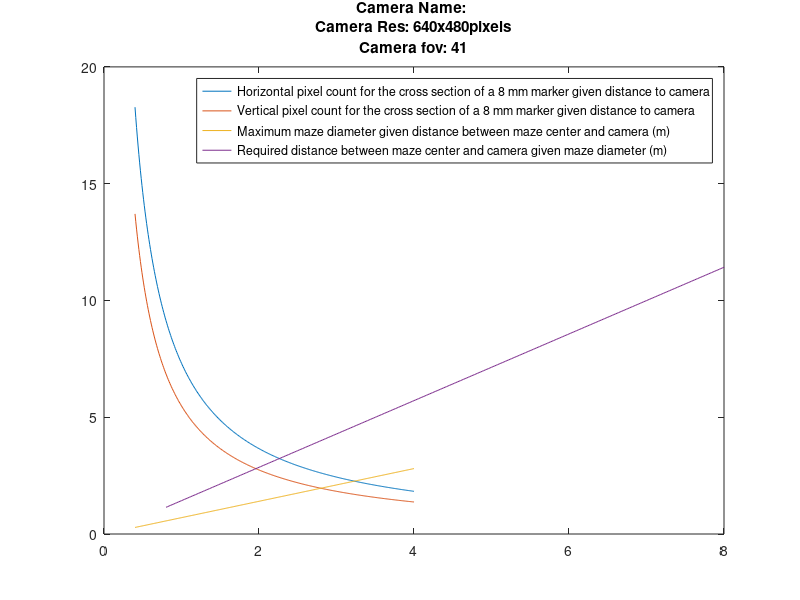

Write the MATLAB code that produced this figure.

%% Mcam
cam(1).hpx = 953;
cam(1).vpx = 881;
cam(1).msize = 8; %mm
cam(1).fov = 41;

%%18w
cam(2).hpx = 1664;
cam(2).vpx = 1088;
cam(2).msize = 8; %mm
cam(2).fov = 51;


%%p17w
cam(3).hpx = 1664;
cam(3).vpx = 1088;
cam(3).msize = 8; %mm
cam(3).fov = 70;


%%p41
cam(4).name = 'Prime 41';
cam(4).hpx=2048;
cam(4).vpx=2048;
cam(4).msize=5;
cam(4).fov = 51;

cam(5).name = 'Prime 13';
cam(5).hpx=1280;
cam(5).vpx=1024;
cam(5).msize= 8;
cam(5).fov = 56;


%% vcam
cam(5).name = 'vcam';
cam(6).hpx = 640;
cam(6).vpx = 480;
cam(6).msize = 8; %mm
cam(6).fov = 41;


%for i=1:numel(c)
%end

i = 6;

cam(i).fov = deg2rad(cam(i).fov);
r = [.4:.01:4]';
c = sqrt((r-r.*cos(cam(i).fov)).^2+(r.*sin(cam(i).fov)).^2);

hppm = cam(i).msize./(c./cam(i).hpx.*1000);
vppm = cam(i).msize./(c./cam(i).vpx.*1000);


mazer = [.5:.1:4]';

dr = (2.*r./sin((pi-cam(i).fov)./2)).*sqrt(1/((1-cos(cam(i).fov)).^2+sin(cam(i).fov).^2)).*cos(cam(i).fov./2);


figure
plot([r,r,r,r.*2],[hppm,vppm,c,dr])
legend(['Horizontal pixel count for the cross section of a ' num2str(cam(i).msize) ' mm marker given distance to camera'],...
       ['Vertical pixel count for the cross section of a ' num2str(cam(i).msize) ' mm marker given distance to camera'],...
       ['Maximum maze diameter given distance between maze center and camera (m)'],...
       ['Required distance between maze center and camera given maze diameter (m)'])
title({['Camera Name: ' cam(i).name],...
       ['Camera Res: ' num2str(cam(i).hpx) 'x' num2str(cam(i).vpx)  'pixels'],...
       ['Camera fov: ' num2str(rad2deg(cam(i).fov))]})
